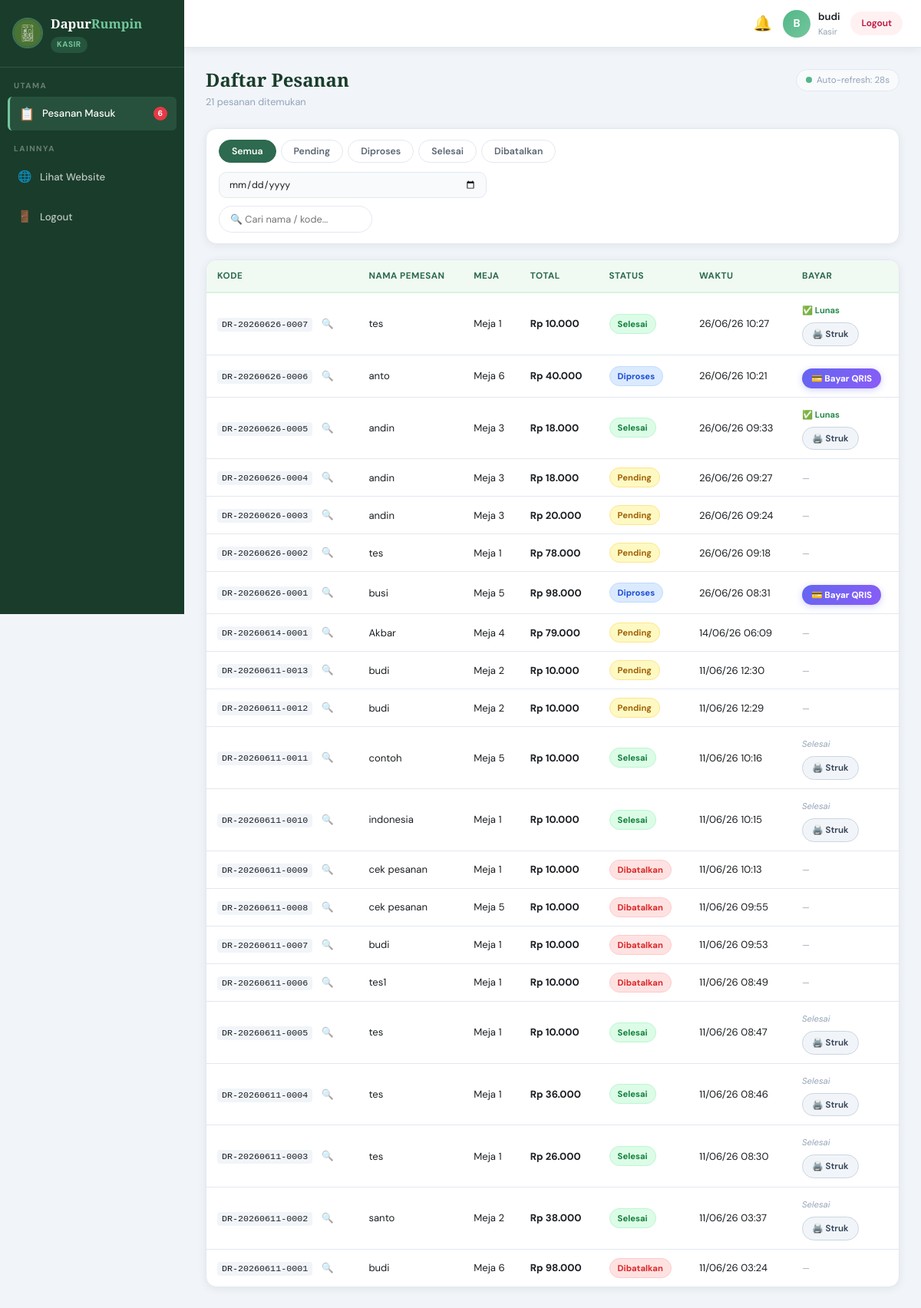
/kasir/pesanan.php (signed in), run on the app's committed database.
### tables this page shows
CREATE TABLE `pesanan` (
  `id` int(10) UNSIGNED NOT NULL,
  `kode_pesanan` varchar(30) NOT NULL,
  `nama_pemesan` varchar(100) NOT NULL,
  `nomor_meja` varchar(20) NOT NULL,
  `total_harga` int(10) UNSIGNED NOT NULL,
  `payment_method` enum('qris','tunai') DEFAULT NULL,
  `paid_at` timestamp NULL DEFAULT NULL,
  `status` enum('pending','diproses','selesai','dibatalkan') NOT NULL DEFAULT 'pending',
  `created_at` timestamp NOT NULL DEFAULT current_timestamp(),
  `updated_at` timestamp NOT NULL DEFAULT current_timestamp() ON UPDATE current_timestamp()
);

### includes/auth_check.php (called while the page is built, shortened)
<?php
function currentUser(): array
{
    return [
        'id'       => $_SESSION['user_id']       ?? null,
        'nama'     => $_SESSION['user_nama']      ?? '',
        'username' => $_SESSION['user_username']   ?? '',
        'role'     => $_SESSION['user_role']       ?? '',
    ];
}
function hasRole(string|array $role): bool
{
    $currentRole = $_SESSION['user_role'] ?? '';
    $roles = is_array($role) ? $role : [$role];
    return in_array($currentRole, $roles, true);
}
function getRoleLabel(string $role): string
{
    return match ($role) {
        'admin' => 'Administrator',
        'owner' => 'Owner',
        'kasir' => 'Kasir',
        'dapur' => 'Staff Dapur',
        default => ucfirst($role),
    };
}

### kasir/pesanan.php (the view, shortened to what this page needs)
<?php
require_once '../includes/auth_check.php';
require_once '../config/db.php';
$filterStatus = $_GET['status'] ?? 'semua';
$filterDate   = $_GET['tgl']    ?? '';
$search       = trim($_GET['q'] ?? '');
$sql    = "SELECT * FROM pesanan WHERE 1=1";
$params = [];
$sql .= " ORDER BY created_at DESC";
$stmt     = $pdo->prepare($sql);
$stmt->execute($params);
$pesanans = $stmt->fetchAll();
function statusBadge(string $s): string {
    return match($s) {
        'pending'    => 'badge-pending',
        'diproses'   => 'badge-diproses',
        'selesai'    => 'badge-selesai',
        'dibatalkan' => 'badge-dibatalkan',
        default      => ''
    };
}
?>
<!DOCTYPE html>
<html lang="id">
<head>
  <link rel="stylesheet" href="../css/dashboard.css">
</head>
<body>
<?php
if (hasRole('owner')) {
    include '../admin/_sidebar.php';
} else {
    include '_sidebar.php';
}
?>
<div class="main-content">
  <?php
  if (hasRole('owner')) {
      include '../admin/_topbar.php';
  } else {
      include '_topbar.php';
  }
  ?>
  <div class="page-body">
    <div class="page-title-wrap">
      <div>
        <h2 class="page-title">Daftar Pesanan</h2>
        <p class="page-sub"><span id="jumlahPesanan"><?= count($pesanans) ?></span> pesanan ditemukan</p>
      </div>
      <div class="refresh-indicator">
        <span class="refresh-dot"></span>
        <span>Auto-refresh: <span id="countdown">30</span>s</span>
      </div>
    </div>
    <div class="card">
      <form method="GET" class="filter-bar filter-bar-col">
        <div class="filter-tabs">
          <?php foreach ([
            'semua'     => 'Semua',
            'pending'   => 'Pending',
            'diproses'  => 'Diproses',
            'selesai'   => 'Selesai',
            'dibatalkan'=> 'Dibatalkan',
          ] as $val => $lbl): ?>
            <button type="submit" name="status" value="<?= $val ?>"
              class="filter-tab <?= $filterStatus === $val ? 'active' : '' ?>">
              <?= $lbl ?>
            </button>
          <?php endforeach; ?>
        </div>
        <div class="filter-row-right">
          <input type="date" name="tgl" value="<?= htmlspecialchars($filterDate) ?>"
                 class="form-input form-input-sm" onchange="this.form.submit()">
          <input type="text"  name="q"   value="<?= htmlspecialchars($search) ?>"
                 class="search-input" placeholder="🔍 Cari nama / kode..."
                 onchange="this.form.submit()">
        </div>
      </form>
    </div>
    <div class="card">
      <div class="table-wrap">
        <table class="data-table" id="tabelPesanan">
          <thead>
            <tr>
              <th>Kode</th>
              <th>Nama Pemesan</th>
              <th>Meja</th>
              <th>Total</th>
              <th>Status</th>
              <th>Waktu</th>
              <th width="140">Bayar</th>
            </tr>
          </thead>
          <tbody id="tbodyPesanan">
            <?php if (empty($pesanans)): ?>
              <tr><td colspan="8" class="td-empty">Tidak ada pesanan ditemukan.</td></tr>
            <?php else: ?>
              <?php foreach ($pesanans as $p): ?>
              <tr id="row-<?= $p['id'] ?>">
                <td>
                  <code class="kode-pesanan"><?= htmlspecialchars($p['kode_pesanan']) ?></code>
                  <button class="btn-detail-pesanan"
                          onclick="lihatDetail(<?= $p['id'] ?>)"
                          title="Lihat detail item">🔍</button>
                </td>
                <td><?= htmlspecialchars($p['nama_pemesan']) ?></td>
                <td>Meja <?= htmlspecialchars($p['nomor_meja']) ?></td>
                <td><strong>Rp <?= number_format($p['total_harga'], 0, ',', '.') ?></strong></td>
                <td><span class="badge <?= statusBadge($p['status']) ?>"><?= ucfirst($p['status']) ?></span></td>
                <td><?= date('d/m/y H:i', strtotime($p['created_at'])) ?></td>
                <td>
                  <?php if ($p['status'] === 'diproses'): ?>
                    <button class="btn-bayar-qris"
                            onclick="bukaBayarQRIS(<?= $p['id'] ?>, '<?= htmlspecialchars($p['kode_pesanan']) ?>', <?= $p['total_harga'] ?>)">
                      💳 Bayar QRIS
                    </button>
                  <?php elseif ($p['status'] === 'selesai' && !empty($p['paid_at'])): ?>
                    <span class="payment-status lunas">✅ Lunas</span><br>
                    <a href="../cetak_struk.php?kode=<?= urlencode($p['kode_pesanan']) ?>" target="_blank" class="btn-cetak-struk">🖨️ Struk</a>
                  <?php elseif ($p['status'] === 'selesai'): ?>
                    <span class="payment-status">Selesai</span><br>
                    <a href="../cetak_struk.php?kode=<?= urlencode($p['kode_pesanan']) ?>" target="_blank" class="btn-cetak-struk">🖨️ Struk</a>
                  <?php else: ?>
                    <span class="payment-status">—</span>
                  <?php endif; ?>
                </td>
              </tr>
              <?php endforeach; ?>
            <?php endif; ?>
          </tbody>
        </table>
      </div>
    </div>
  </div>
</div>
</body>
</html>

### kasir/_sidebar.php (shortened to what this page needs)
<?php
$currentFile   = basename($_SERVER['PHP_SELF']);
$currentFolder = basename(dirname($_SERVER['PHP_SELF']));
$base          = '../';
$role          = $_SESSION['user_role'] ?? 'kasir';
if (!function_exists('sidebarActive')) {
    function sidebarActive(string $file, string $folder = ''): string {
        global $currentFile, $currentFolder;
        $fileMatch   = ($currentFile   === $file);
        $folderMatch = ($folder === '' || $currentFolder === $folder);
        return ($fileMatch && $folderMatch) ? 'active' : '';
    }
}
?>
<aside class="sidebar" id="sidebar">
  <div class="sidebar-header">
    <img src="<?= $base ?>img/logo.jpg" alt="Logo"
         onerror="this.style.display='none'"
         class="sidebar-logo">
    <div class="sidebar-brand">
      <span class="sidebar-brand-text">Dapur<span>Rumpin</span></span>
      <span class="sidebar-role-badge kasir"><?= htmlspecialchars(getRoleLabel($role)) ?></span>
    </div>
  </div>
  <nav class="sidebar-nav">
    <span class="nav-section-label">Utama</span>
    <a href="<?= $base ?>kasir/pesanan.php"
       class="nav-item <?= sidebarActive('pesanan.php','kasir') ?>">
      <span class="nav-icon">📋</span>
      <span class="nav-label">Pesanan Masuk</span>
      <?php
        require_once dirname(__DIR__) . '/config/db.php';
        $pendingCount = $pdo->query("SELECT COUNT(*) FROM pesanan WHERE status='pending'")->fetchColumn();
        if ($pendingCount > 0): ?>
        <span class="nav-badge" id="sidebarBadgePending"><?= $pendingCount ?></span>
      <?php endif; ?>
    </a>
    <span class="nav-section-label" style="margin-top:16px;">Lainnya</span>
    <a href="<?= $base ?>index.php" class="nav-item" target="_blank">
      <span class="nav-icon">🌐</span>
      <span class="nav-label">Lihat Website</span>
    </a>
    <a href="<?= $base ?>logout.php" class="nav-item nav-item-logout"
       onclick="return confirm('Yakin ingin logout?')">
      <span class="nav-icon">🚪</span>
      <span class="nav-label">Logout</span>
    </a>
  </nav>
</aside>

### kasir/_topbar.php (shortened to what this page needs)
<?php
$user = currentUser();
?>
<header class="topbar">
  <div class="topbar-right">
    <div class="topbar-notif" id="topbarNotif" style="position:relative;cursor:pointer;" title="Pesanan pending">
      <span style="font-size:1.3rem;">🔔</span>
    </div>
    <div class="topbar-user">
      <div class="topbar-avatar">
        <?= strtoupper(substr($user['nama'], 0, 1)) ?>
      </div>
      <div class="topbar-user-info">
        <span class="topbar-name"><?= htmlspecialchars($user['nama']) ?></span>
        <span class="topbar-role"><?= htmlspecialchars(getRoleLabel($user['role'])) ?></span>
      </div>
    </div>
    <a href="../logout.php" class="btn-sm btn-logout-top"
       onclick="return confirm('Yakin ingin logout?')">
      Logout
    </a>
  </div>
</header>

### kasir/pesanan.php (style rules this page uses)
.btn-bayar-qris { display: inline-flex; align-items: center; gap: 4px; padding: 5px 12px; background: linear-gradient(135deg, #6366f1, #8b5cf6); color: #fff; border: none; border-radius: 50px; font-family: 'DM Sans', sans-serif; font-size: 0.78rem; font-weight: 700; cursor: pointer; transition: all 0.3s cubic-bezier(.4,0,.2,1); box-shadow: 0 2px 8px rgba(99,102,241,0.3); margin-top: 6px; }
.btn-cetak-struk { display: inline-flex; align-items: center; gap: 5px; padding: 5px 12px; background: #f1f5f9; color: #334155; border: 1px solid #cbd5e1; border-radius: 50px; font-family: 'DM Sans', sans-serif; font-size: 0.78rem; font-weight: 600; text-decoration: none; cursor: pointer; transition: all 0.3s cubic-bezier(.4,0,.2,1); margin-top: 6px; }
.refresh-indicator { display: inline-flex; align-items: center; gap: 6px; font-size: 0.78rem; color: var(--abu-muda); padding: 4px 12px; background: #f8fafc; border-radius: 50px; border: 1px solid var(--border); }
.refresh-dot { width: 8px; height: 8px; border-radius: 50%; background: var(--hijau-muda); animation: pulse-dot 2s infinite; }
.payment-status { font-size: 0.75rem; color: var(--abu-muda); font-style: italic; }
.payment-status.lunas { color: #15803d; font-weight: 600; font-style: normal; }

### data on the page
pesanan: kode_pesanan "DR-20260626-0007", nama_pemesan "tes", nomor_meja "1", total_harga "10.000", status "Selesai", created_at "26/06/26 10:27"
pesanan: kode_pesanan "DR-20260626-0006", nama_pemesan "anto", nomor_meja "6", total_harga "40.000", status "Diproses", created_at "26/06/26 10:21"
pesanan: kode_pesanan "DR-20260626-0005", nama_pemesan "andin", nomor_meja "3", total_harga "18.000", status "Selesai", created_at "26/06/26 09:33"
pesanan: kode_pesanan "DR-20260626-0004", nama_pemesan "andin", nomor_meja "3", total_harga "18.000", status "Pending", created_at "26/06/26 09:27"
pesanan: kode_pesanan "DR-20260626-0003", nama_pemesan "andin", nomor_meja "3", total_harga "20.000", status "Pending", created_at "26/06/26 09:24"
pesanan: kode_pesanan "DR-20260626-0002", nama_pemesan "tes", nomor_meja "1", total_harga "78.000", status "Pending", created_at "26/06/26 09:18"
pesanan: kode_pesanan "DR-20260626-0001", nama_pemesan "busi", nomor_meja "5", total_harga "98.000", status "Diproses", created_at "26/06/26 08:31"
pesanan: kode_pesanan "DR-20260614-0001", nama_pemesan "Akbar", nomor_meja "4", total_harga "79.000", status "Pending", created_at "14/06/26 06:09"
pesanan: kode_pesanan "DR-20260611-0013", nama_pemesan "budi", nomor_meja "2", total_harga "10.000", status "Pending", created_at "11/06/26 12:30"
pesanan: kode_pesanan "DR-20260611-0012", nama_pemesan "budi", nomor_meja "2", total_harga "10.000", status "Pending", created_at "11/06/26 12:29"
pesanan: kode_pesanan "DR-20260611-0011", nama_pemesan "contoh", nomor_meja "5", total_harga "10.000", status "Selesai", created_at "11/06/26 10:16"
pesanan: kode_pesanan "DR-20260611-0010", nama_pemesan "indonesia", nomor_meja "1", total_harga "10.000", status "Selesai", created_at "11/06/26 10:15"
pesanan: kode_pesanan "DR-20260611-0009", nama_pemesan "cek pesanan", nomor_meja "1", total_harga "10.000", status "Dibatalkan", created_at "11/06/26 10:13"
pesanan: kode_pesanan "DR-20260611-0008", nama_pemesan "cek pesanan", nomor_meja "5", total_harga "10.000", status "Dibatalkan", created_at "11/06/26 09:55"
pesanan: kode_pesanan "DR-20260611-0007", nama_pemesan "budi", nomor_meja "1", total_harga "10.000", status "Dibatalkan", created_at "11/06/26 09:53"
pesanan: kode_pesanan "DR-20260611-0006", nama_pemesan "tes1", nomor_meja "1", total_harga "10.000", status "Dibatalkan", created_at "11/06/26 08:49"
pesanan: kode_pesanan "DR-20260611-0005", nama_pemesan "tes", nomor_meja "1", total_harga "10.000", status "Selesai", created_at "11/06/26 08:47"
pesanan: kode_pesanan "DR-20260611-0004", nama_pemesan "tes", nomor_meja "1", total_harga "36.000", status "Selesai", created_at "11/06/26 08:46"
pesanan: kode_pesanan "DR-20260611-0003", nama_pemesan "tes", nomor_meja "1", total_harga "26.000", status "Selesai", created_at "11/06/26 08:30"
pesanan: kode_pesanan "DR-20260611-0002", nama_pemesan "santo", nomor_meja "2", total_harga "38.000", status "Selesai", created_at "11/06/26 03:37"
pesanan: kode_pesanan "DR-20260611-0001", nama_pemesan "budi", nomor_meja "6", total_harga "98.000", status "Dibatalkan", created_at "11/06/26 03:24"

### other printed values
getRoleLabel($role) "KASIR"
$pendingCount "6"
substr($user['nama'], 0, 1) "B"
$user['nama'] "budi"
getRoleLabel($user['role']) "Kasir"
count($pesanans) "21"
$lbl "Semua"
$lbl "Pending"
$lbl "Diproses"
$lbl "Selesai"
$lbl "Dibatalkan"
